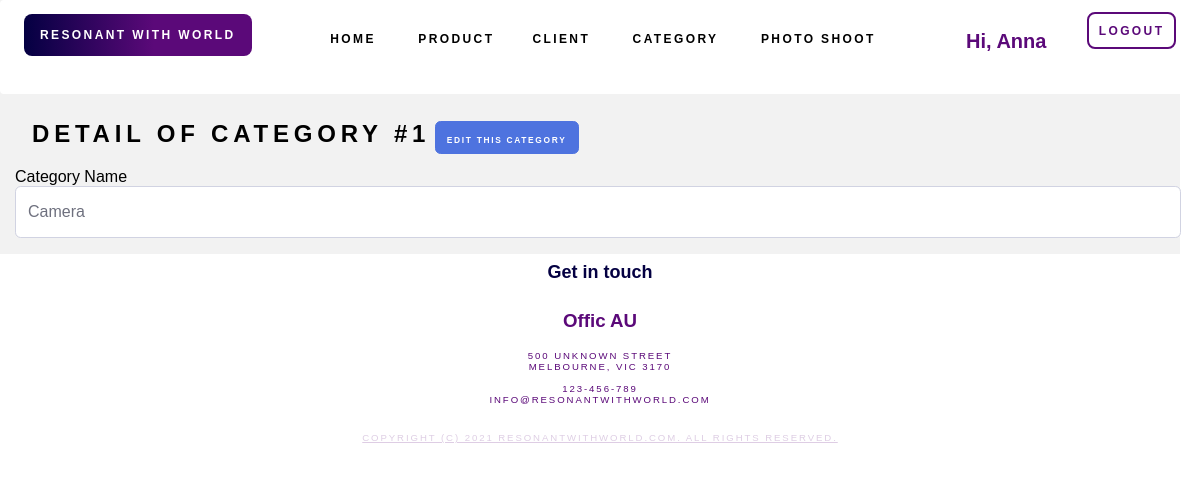
/category_detail.php?category_id=1 (signed in), run on the app's committed database.
### tables this page shows
CREATE TABLE `users` (
  `id` int(11) NOT NULL,
  `username` varchar(64) NOT NULL,
  `password` varchar(64) NOT NULL,
  `email` varchar(255) NOT NULL
);

CREATE TABLE `category` (
  `category_id` int(11) NOT NULL,
  `category_name` varchar(255) NOT NULL
);

### connection.php (called while the page is built, shortened)
<?php session_start();
$db_host = "localhost";
$db_username = "fit2104";
$db_passwd = "fit2104";
$db_name = "fit2104_assignment2";
$dsn = "mysql:host=$db_host;dbname=$db_name";
$dbh = new PDO($dsn,$db_username,$db_passwd);
$PAGE_ALLOWGUEST = isset($PAGE_ALLOWGUEST) ? $PAGE_ALLOWGUEST : false;
if (!isset($PAGE_ID) || $PAGE_ID !== 'login') {
    if (!isset($_SESSION['user_id'])) {
        $_SESSION['referer'] = $_SERVER['PHP_SELF'];
        if (!$PAGE_ALLOWGUEST) {
            header("Location: login.php");
            exit();
        }
    } else {
        $user_stmt = $dbh->prepare("SELECT * FROM `users` WHERE `id` = ?");
        if ($user_stmt->execute([$_SESSION['user_id']]) && $user_stmt->rowCount() == 1) {
            $user = $user_stmt->fetchObject();
            $PAGE_USERNAME = $user->username;
        } else {
            session_destroy();
            header("Location: login.php?action=error&message=" . urlencode('It seems your account is being invalidated. Please contact administrator for more information.'));
            exit();
        }
    }
}

### category_detail.php (the view, shortened to what this page needs)
<?php
$PAGE_ID = "category detail";
require('TopMenu.php');
if (isset($_GET['category_id'])) {
    $stmt = $dbh->prepare("SELECT * FROM `category` WHERE `category_id` = ?");
    if ($stmt->execute([$_GET['category_id']])) {
        if ($stmt->rowCount() > 0) {
            $category = $stmt->fetchObject();
        }
    }
}
?>
    <div id = page-body>
    <h2 class="title-text">Detail of category #<?= $category->category_id ?></h2>
    <a class="btn btn-blue" href="category_edit.php?category_id=<?= $category->category_id ?>" ><span class = 'button-text'>Edit this category</span></a>
        <br>
        <div class="form-row">
            <div class="form-group">
                <label for="category_name">Category Name</label>
                <div class="input-group">
                    <input type="text" class="form-control" readonly id="category_name" name="category_name" maxlength="255" required value="<?= empty($_POST['category_name']) ? $category->category_name : $_POST['category_name'] ?>">
                </div>
            </div>
        </div>
    </div>
    <?php require('Footer.php'); ?>

### TopMenu.php (shortened to what this page needs)
<?php
require('connection.php');
?>
<!DOCTYPE html>
<html lang="en">
<head>
    <link rel="stylesheet" href= "./css/style.css" />
</head>
<body>
    <section id="header-wrapper">
        <div id="header" class="container">
            <div id = menuBar>
            <div id="menu">
                <li class="logo"><a href="index.php">Resonant with world</a></li>
                <ul>
                    <li <?= ($PAGE_ID == 'home') ? ' active' : '' ?>"><a href="index.php" >Home</a></li>
                    <li class = dropdown <?= ($PAGE_ID == 'products' ) ? ' active' : '' ?>"><a class = 'dropbtn'>Product</a>
                    <li class = dropdown <?= ($PAGE_ID == 'clients' ) ? ' active' : '' ?>"><a class = 'dropbtn'>Client</a>
                    </li>
                    <li class = dropdown <?= ($PAGE_ID == 'category' ) ? ' active' : '' ?>"><a class = 'dropbtn'>Category</a>
                </li>
                <li class = dropdown <?= ($PAGE_ID == 'photo-shoot' ) ? ' active' : '' ?>"><a class = 'dropbtn'>Photo  Shoot</a>
                </li>
                </ul>
                <?php if (empty($PAGE_USERNAME)): ?>
                        <li class="nav-item">
                            <a class="nav-link" href="login.php">
                                Login
                            </a>
                        </li>
                    <?php else: ?>
                        <li class="nav-item">
                            <a class="nav-link" href="logout.php" data-toggle="modal" data-target="#logoutModal">
                               Logout
                            </a>
                        </li>
                        <li class="nav-logout">
                           <p>
                              Hi, <?= $PAGE_USERNAME ?>
                            </p>
                        </li>
                    <?php endif; ?>
            </div>
            </div>
    </section>

### css/style.css (style rules this page uses)
html, body { height: 100%; }
body { margin: 0px; padding: 0px; font-family: 'Rubik', sans-serif; font-weight: 400; color: #000000; }
ul { margin-top: 0; padding: 0; list-style: none; }
#menu { position: fixed; left: 0; right: 0; background: white; border-radius: 4px; z-index: 3; }
#menu ul { text-align: center; overflow: hidden; }
#menu li { display: inline-block; }
#menu li a { display: block; margin-left: 0.50em; padding: 1em 1.5em; letter-spacing: 0.20em; text-decoration: none; font-size: 1vw; font-weight: 600; text-transform: uppercase; outline: 0; color: black; }
#menu li a, .dropbtn { display: inline-block; color: rgb(0, 0, 0); text-align: center; padding: 14px 16px; text-decoration: none; }
#menu .logo a { background: rgb(4,0,66); background: linear-gradient(90deg, rgba(4,0,66,1) 0%, rgba(91,9,121,1) 57%); border-radius: 8px; color: #FFF; position: absolute; margin-left: 2em; }
#menu .nav-item a { border:2px solid rgba(91,9,121,1); color: rgba(91,9,121,1); border-radius: 8px; position: absolute; right: 2em; top: 1em; padding: 0.8vw; }
#menu .nav-logout p { color: rgba(91,9,121,1); position: absolute; right: 12vw; top: 0em; padding: 0.8vw; font-size: 20px; font-weight:600; }
.button-text { font-family: 'Rubik', sans-serif; display: inline-block; letter-spacing: 0.20em; text-decoration: none; font-size: 0.7vw; font-weight: 600; text-transform: uppercase; outline: 0; color: white; }
.title-text { font-family: 'Rubik', sans-serif; display: inline-block; margin-left: 0.50em; letter-spacing: 0.20em; text-decoration: none; font-size: 24px; font-weight: 600; text-transform: uppercase; outline: 0; color: rgb(0, 0, 0); }
#page-body { width: 95vw; background-color: #f2f2f2; padding-top: 100px; top: 13%; padding-left: 20px; padding-right: 20px; }
.form-group { margin-bottom: 1rem; }
.form-control { display: block; width: 95vw; height: calc(1.5em + 0.75rem + 2px); padding: 0.375rem 0.75rem; font-size: 1rem; font-weight: 400; line-height: 1.5; color: #6e707e; background-color: #fff; background-clip: padding-box; border: 1px solid #d1d3e2; border-radius: 0.35rem; transition: border-color 0.15s ease-in-out, box-shadow 0.15s ease-in-out; }
.btn { display: inline-block; font-weight: 400; color: #858796; text-align: center; vertical-align: middle; user-select: none; background-color: transparent; border: 1px solid transparent; padding: 0.2rem 0.7rem; font-size: 1rem; line-height: 1.5; border-radius: 0.35rem; transition: color 0.15s ease-in-out, background-color 0.15s ease-in-out, border-color 0.15s ease-in-out, box-shadow 0.15s ease-in-out; }
.btn:not(:disabled):not(.disabled) { cursor: pointer; }
.btn-blue { color: #fff; background-color: #4e73df; border-color: #4e73df; }
.input-group { position: relative; display: flex; flex-wrap: wrap; align-items: stretch; width: 100%; }
.form-row { display: inline-block; flex-wrap: wrap; margin-right: -5px; margin-left: -5px; }
.container { width: 100%; padding-right: 1rem; padding-left: 1rem; margin-right: auto; margin-left: auto; position: relative; }

### data on the page
users: username "Anna"
category: category_id "1", category_name "Camera"
